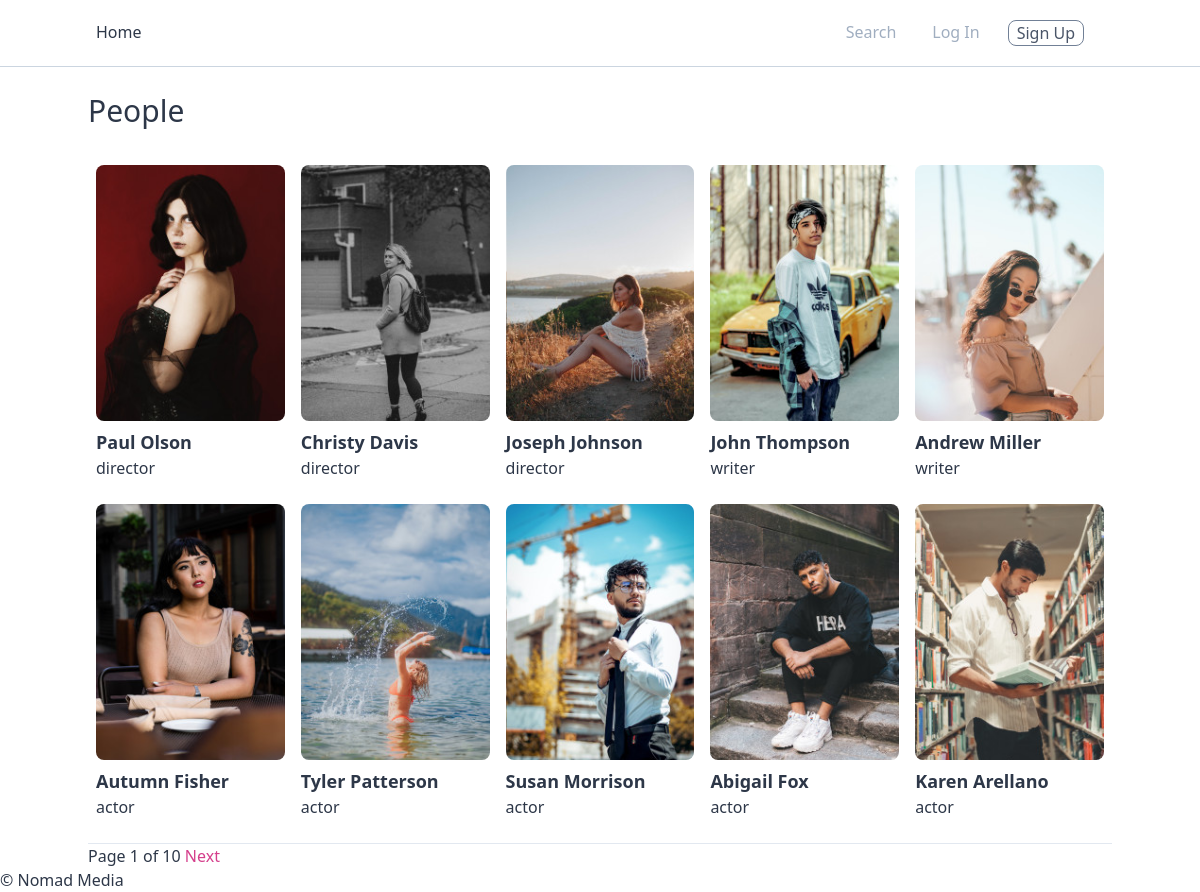
The page /people/ on the database its author committed.
### people/models.py (models this page shows, shortened)
class Person(CoreModel):
  KIND_ACTOR = "actor"
  KIND_DIRECTOR = "director"
  KIND_WRITER = "writer"
  KIND_CHOICES = (
    (KIND_ACTOR, "Actor"),
    (KIND_DIRECTOR, "Director"),
    (KIND_WRITER, "Writer")
  )
  name = models.CharField(max_length=120)
  photo = models.ImageField(null=True, blank=True)
  kind = models.CharField(max_length=15, choices=KIND_CHOICES)
  class Meta:
    verbose_name_plural = "People"
    ordering = ["created_at"]

### people/views.py (the view)
# urls.py: path("", PeopleView.as_view(), name="people"),
class PeopleView(ListView):
  model = Person
  paginate_by = 10
  paginate_orphans = 5
  ordering = "-created_at"
  context_object_name = "people"
  template_name = "people/people_list.html"
  def get_context_data(self, **kwargs):
        context = super().get_context_data(**kwargs)
        context['page_title'] = "All People"
        return context

### templates/people/people_list.html (shortened to what this page needs)
{% extends "base.html" %}
{% block content %}
<div class="container mx-auto">
  <div class="pt-6 ">
    <div class="text-3xl mb-8">People</div>
    <div class="flex item-center flex-wrap">
  {% for person in people %}
    {% include "mixins/person.html" with person=person %}
  {% endfor %}
    </div>
  </div>
  <hr />
  <div>
      Page {{page_obj.number}} of {{page_obj.paginator.num_pages}}
      {% if page_obj.has_next  %}
          <a class="text-pink-600 mb-8" href="?page={{page_obj.next_page_number}}">Next</a>
      {% endif %}
  </div>
</div>
{% endblock content %}

### templates/mixins/person.html
<div class="w-1/5">
  <div class=" mb-6 px-2">
    <a href="{% url 'people:person' person.pk %}">
      <div class="flex flex-col"">
        <div class="h-64 bg-cover bg-center rounded-lg mb-2 " style="background-image: url({{person.photo.url}});"></div>
        <span class="text-lg font-bold">{{person.name}}</span>
        <span>{{person.kind}}</span>
      </div>
    </a>
  </div>
</div>

### rows shown on the page
Person: photo (picture), name "Paul Olson", kind "director"
Person: photo (picture), name "Christy Davis", kind "director"
Person: photo (picture), name "Joseph Johnson", kind "director"
Person: photo (picture), name "John Thompson", kind "writer"
Person: photo (picture), name "Andrew Miller", kind "writer"
Person: photo (picture), name "Autumn Fisher", kind "actor"
Person: photo (picture), name "Tyler Patterson", kind "actor"
Person: photo (picture), name "Susan Morrison", kind "actor"
Person: photo (picture), name "Abigail Fox", kind "actor"
Person: photo (picture), name "Karen Arellano", kind "actor"

### other values the page prints
{{ page_obj.number }} "1"
{{ page_obj.paginator.num_pages }} "10"
